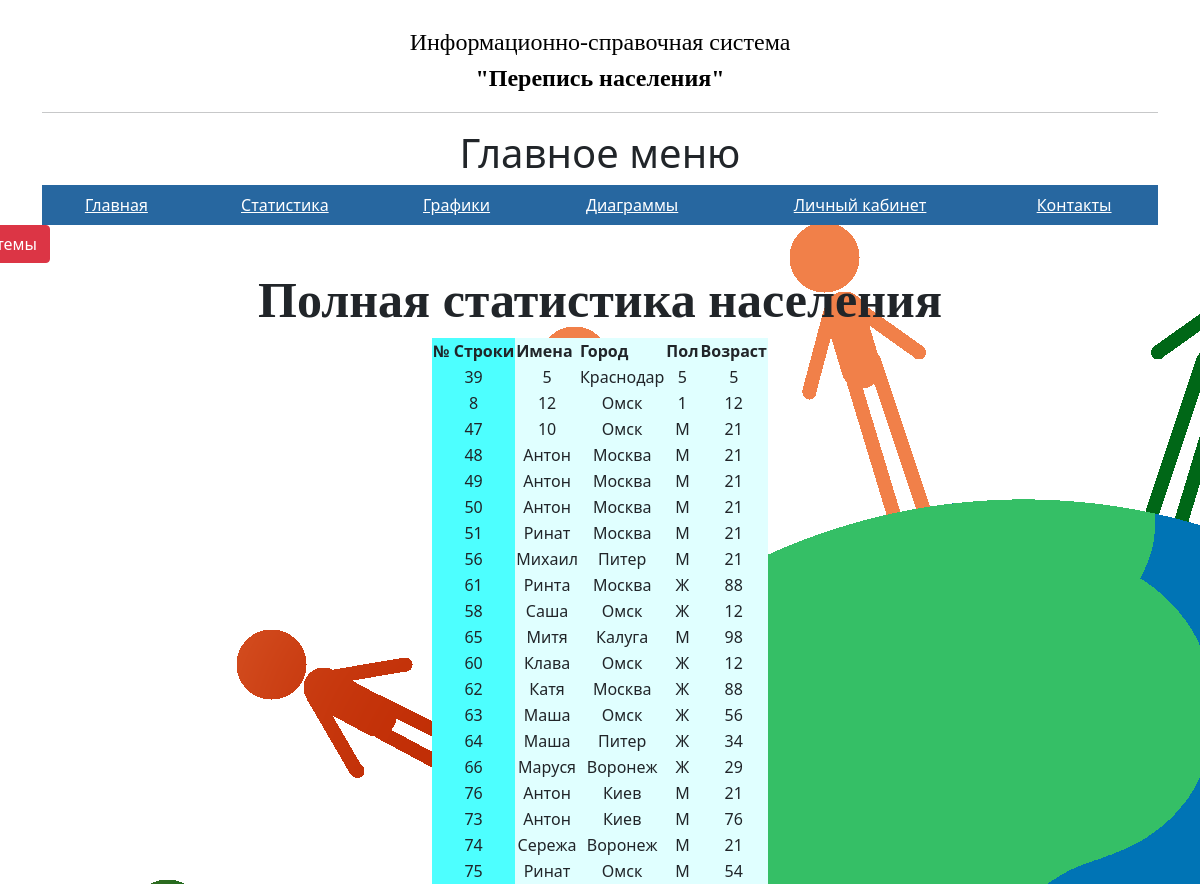
Page /stat.php on the committed database.
### tables this page shows
CREATE TABLE `population` (
  `id` int(11) UNSIGNED NOT NULL,
  `name` varchar(50) NOT NULL,
  `сity` varchar(50) NOT NULL,
  `sex` varchar(1) NOT NULL,
  `age` int(3) NOT NULL
);

### stat.php (the view, shortened to what this page needs)
<!DOCTYPE html>
<html lang ="en">
<head>
  <link rel="stylesheet" href="https://cdn.jsdelivr.net/npm/bootstrap@5.0.0-beta1/dist/css/bootstrap.min.css">
  <link rel="stylesheet" href="/css/glav.css">
</head>
<body>
  <div class="container mt-4">
    <div class ="row">
      <div class="col">
<div class="log">
<center><font size="5" color="Black" face="segoe print">Информационно-справочная система<br><b>"Перепись населения"</b></font></center>
<hr>
</div>
<div class="col">
<center><h1>Главное меню</h1>
</div>
<div class="menu">
	<ul>
		<li><a href="glav.php">Главная</a></li>
		<li><a href="stat.php">Статистика</a></li>
		<li><a href="graphic.php">Графики</a></li>
		<li><a href="diagrams.php">Диаграммы</a></li>
		<li><a href="account.php">Личный кабинет</a></li>
		<li><a href="about.php">Контакты</a></li>
	</ul>
</div>
<div><a id="a" class="btn btn-danger" href="logout.php">Выйти из системы</a></div>
<div><center><b id="b">Полная статистика населения</b></center></div>
<?php
$mysql = new mysqli('localhost', 'root', 'root', 'census');
$sql = $mysql->query("SELECT * FROM `population` WHERE `name`!=''");
    ?><div class="head_info" align="center">
      <table>
  <colgroup>
    <col span="1" style="background:#4DFFFF">
    <col span="4" style="background:LightCyan">
    <col style="background-color:LightCyan">
  </colgroup>
  <tr>
    <th>№ Строки</th>
    <th>Имена</th>
    <th>Город</th>
    <th>Пол</th>
    <th>Возраст</th>
  </tr>
  <?php while ($result = mysqli_fetch_array($sql)) {?>
  <tr>
    <td align="center"><?php echo "{$result['id']}";?></td>
    <td align="center"><?php echo "{$result['name']}";?></td>
    <td align="center"><?php echo "{$result['сity']}";?></td>
    <td align="center"><?php echo "{$result['sex']}";?></td>
    <td align="center"><?php echo "{$result['age']}";?></td>
  </tr>
 <?php
  }
  ?>
</table>
</div>
</div>
</div>
</div>
	</body>
</html>

### css/glav.css (style rules this page uses)
body { background-image: url("back.png"); background-position: 20px 50px }
.menu { width: 100%; display: table; }
.menu ul { display: table-row; }
.menu li { display: table-cell; background: #2767A0; }
.menu li a { display: block; padding: 8px 15px; color: #fff; text-align: center; }

### stat.php (style rules this page uses)
body { overflow:hidden; }
#a { margin: 0px 0px 0px -162px; }
#b { font-family: segoe print; font-size: 50px; }

### rows in the picture
population: id "39", name "5", сity "Краснодар", sex "5", age "5"
population: id "8", name "12", сity "Омск", sex "1", age "12"
population: id "47", name "10", сity "Омск", sex "M", age "21"
population: id "48", name "Антон", сity "Москва", sex "M", age "21"
population: id "49", name "Антон", сity "Москва", sex "M", age "21"
population: id "50", name "Антон", сity "Москва", sex "M", age "21"
population: id "51", name "Ринат", сity "Москва", sex "M", age "21"
population: id "56", name "Михаил", сity "Питер", sex "М", age "21"
population: id "61", name "Ринта", сity "Москва", sex "Ж", age "88"
population: id "58", name "Саша", сity "Омск", sex "Ж", age "12"
population: id "65", name "Митя", сity "Калуга", sex "М", age "98"
population: id "60", name "Клава", сity "Омск", sex "Ж", age "12"
population: id "62", name "Катя", сity "Москва", sex "Ж", age "88"
population: id "63", name "Маша", сity "Омск", sex "Ж", age "56"
population: id "64", name "Маша", сity "Питер", sex "Ж", age "34"
population: id "66", name "Маруся", сity "Воронеж", sex "Ж", age "29"
population: id "76", name "Антон", сity "Киев", sex "М", age "21"
population: id "73", name "Антон", сity "Киев", sex "М", age "76"
population: id "74", name "Сережа", сity "Воронеж", sex "М", age "21"
population: id "75", name "Ринат", сity "Омск", sex "М", age "54"
